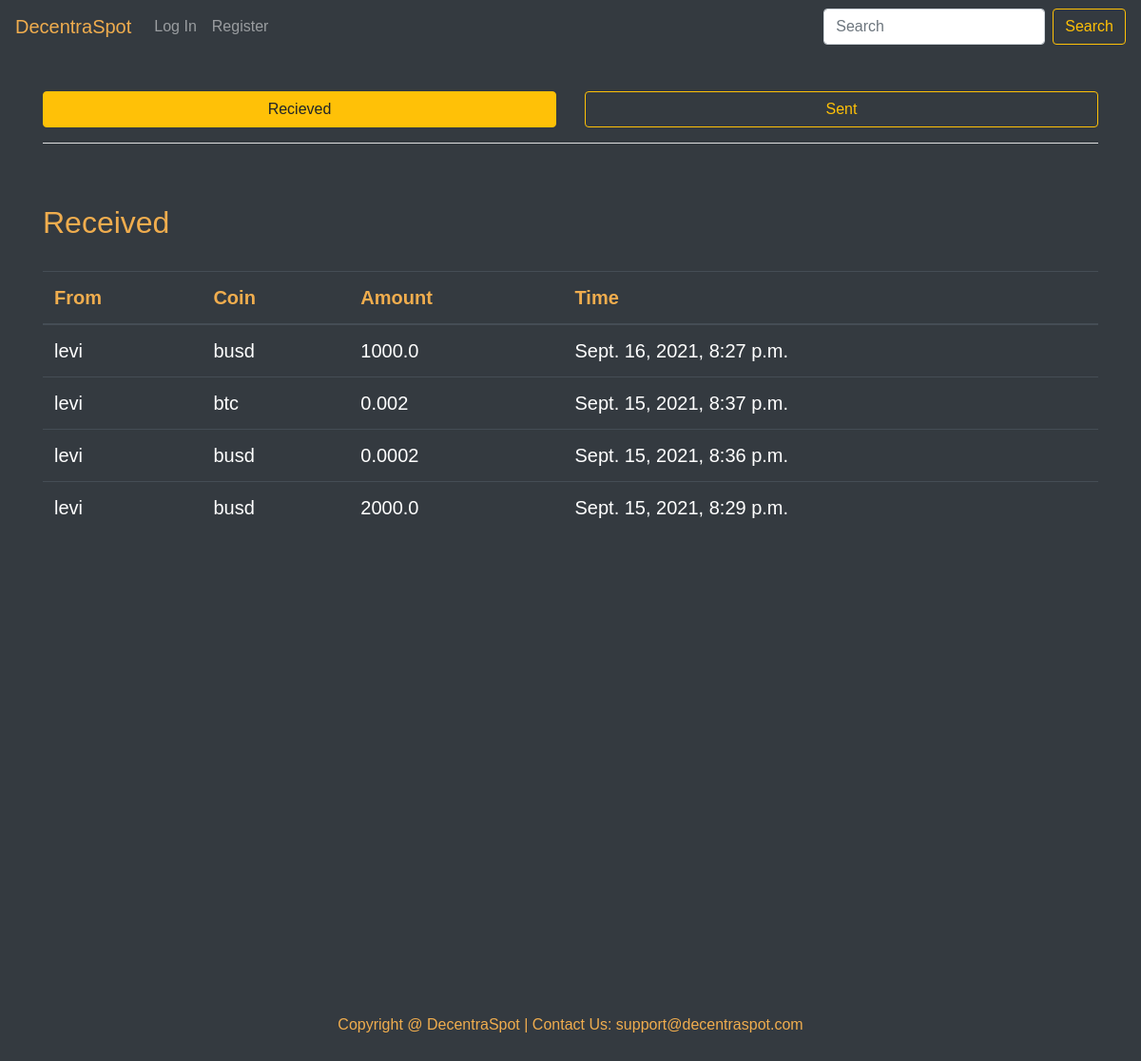
Before: /transaction/aryamansingh with the older database file.
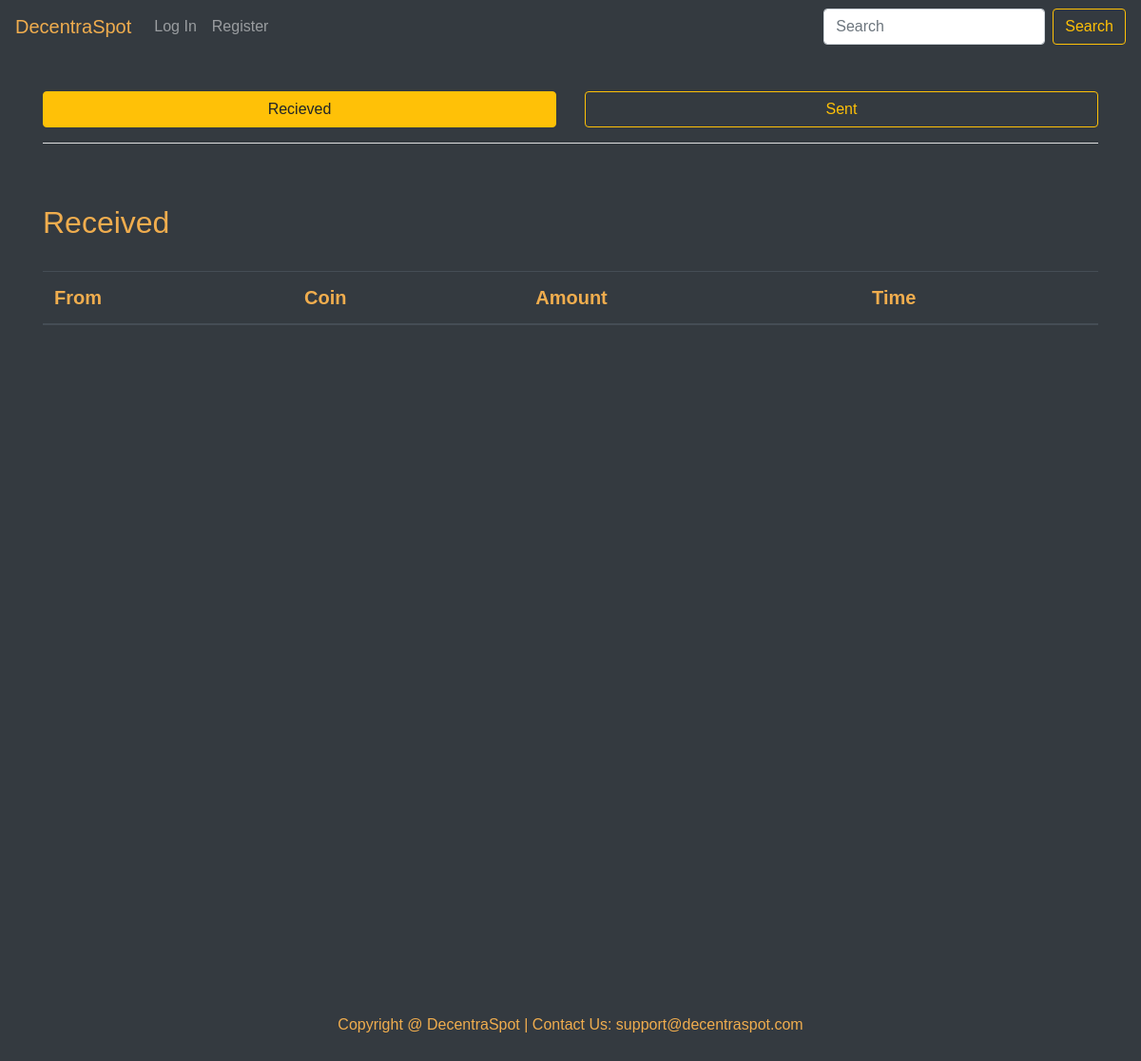
After: the same page with the newer database file.
### exchange/models.py (models this page shows, shortened)
class Transactions(models.Model):
    user=models.CharField(max_length=32)
    recipient=models.CharField(max_length=32)
    asset=models.CharField(max_length=4)
    amount=models.FloatField()
    time=models.DateTimeField(auto_now_add=True)

### exchange/views.py (the view)
# urls.py: path('transaction/<str:username>', views.transaction, name='transaction'),
def transaction(request, username):
    if request.method == 'GET':
        try:
            sent_list=Transactions.objects.filter(user=username).order_by('-time')
            received_list=Transactions.objects.filter(recipient=username).order_by('-time')
            return render(request, 'exchange/transactions.html', {
                'sent_list':sent_list,
                'received_list':received_list
            })
        except Transactions.DoesNotExist:
            return HttpResponse("Error: User doesn't exist")

### exchange/templates/exchange/transactions.html (shortened to what this page needs)
{% extends "exchange/layout.html" %}
{% load static %}
{% block body %}
<div style="height:1000px; padding-top:40px" class="bg-dark text-white">
<div class="container">
<div class="row">
    <div class="col-sm-6">
        <button id="btn1" class="btn btn-block btn-outline-warning">Recieved</button>
    </div>
    <div class="col-sm-6">
        <button id="btn2" class="btn btn-block btn-outline-warning">Sent</button>
    </div>
</div><hr class="bg-light"><br><br>
<div id="received-view">
<h2 style="color: #f0ad4e;">Received</h2><br>
<div style="font-size:20px;" class="table-responsive">
    <table class="table table-dark table-hover">
        <thead style="color: #f0ad4e;">
            <tr>
                <th scope="col">From</th>
                <th scope="col">Coin</th>
                <th scope="col">Amount</th>
                <th scope="col">Time</th>
            </tr>
        </thead>
        <tbody>
            {% for n in received_list %}
            <tr>
                <td>{{ n.user }}</td>
                <td>{{ n.asset }}</td>
                <td>{{ n.amount }}</td>
                <td>{{ n.time }}</td>
            </tr>
            {% endfor %}
        </tbody>
    </table>
</div></div>
</div>
</div>
{% endblock %}

Changed rows visible on the page:
removed Transactions: user "levi", asset "busd", amount "1000.0", time "Sept. 16, 2021, 8:27 p.m."
removed Transactions: user "levi", asset "btc", amount "0.002", time "Sept. 15, 2021, 8:37 p.m."
removed Transactions: user "levi", asset "busd", amount "0.0002", time "Sept. 15, 2021, 8:36 p.m."
removed Transactions: user "levi", asset "busd", amount "2000.0", time "Sept. 15, 2021, 8:29 p.m."
